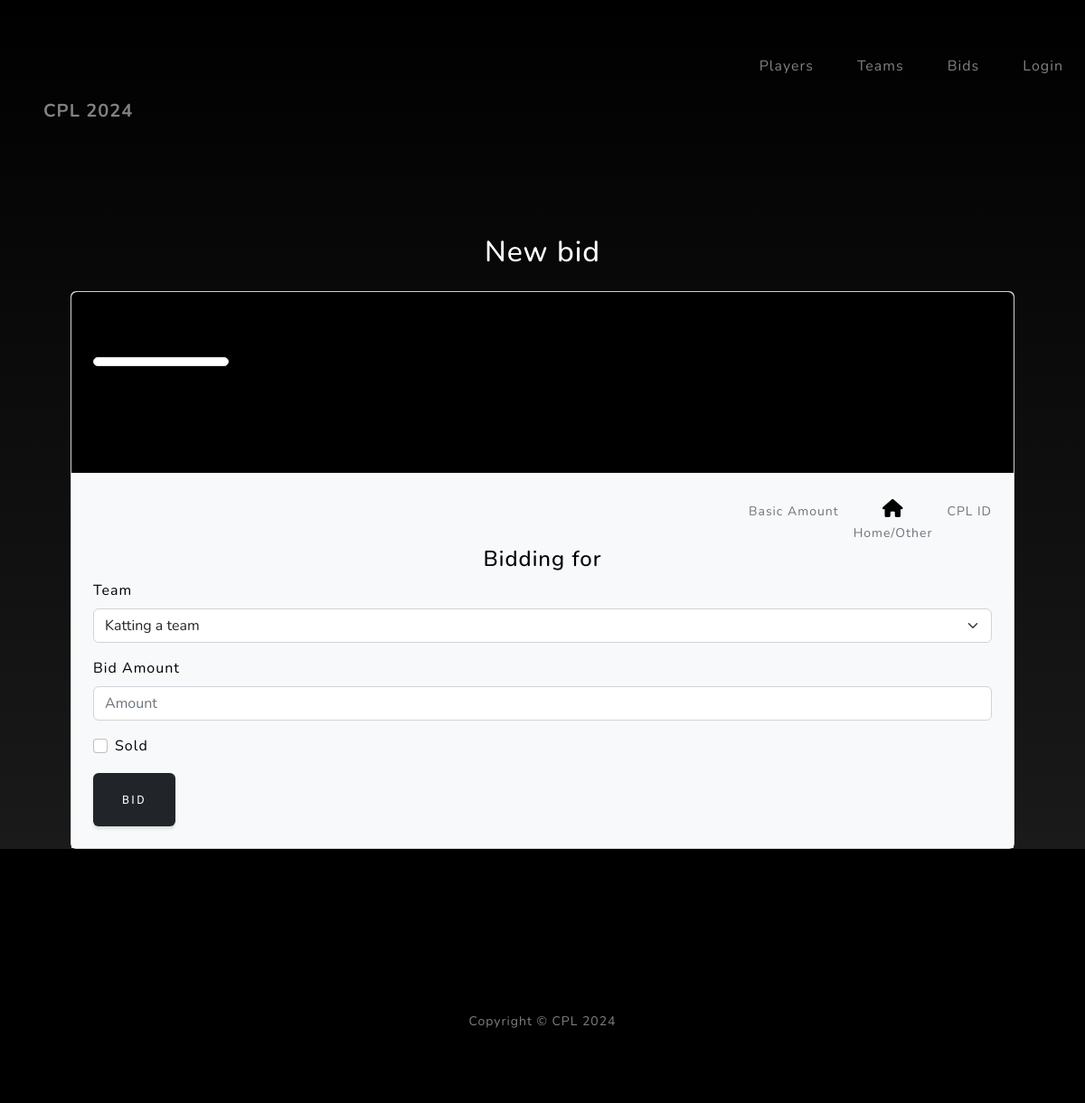
Page /players/1/bid on the earlier database version.
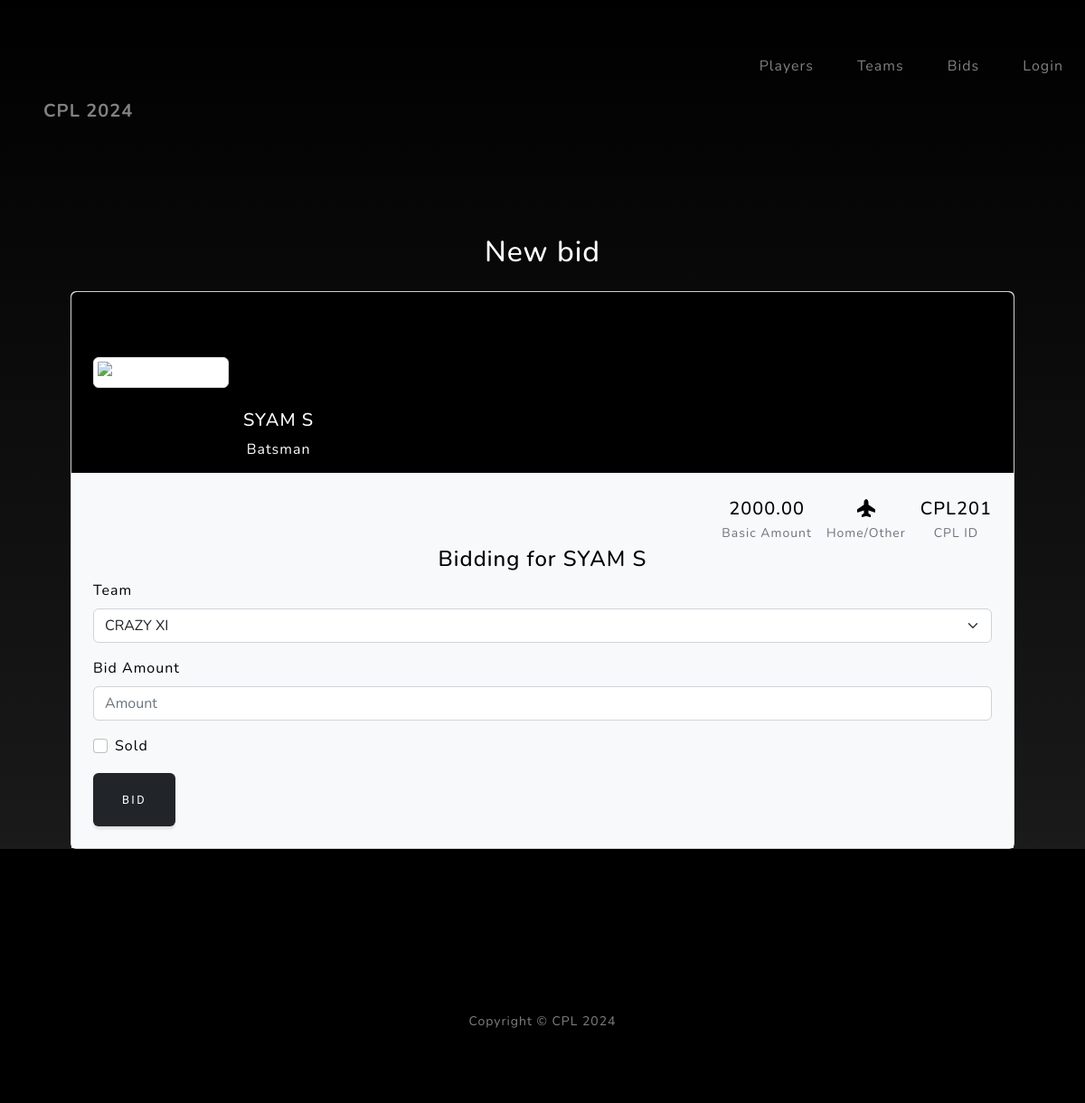
Same page on the later database version.
### cpl_backend/models.py (models this page shows, shortened)
class Player(models.Model):
    class Meta:
        db_table = "players"
    cpl_id = models.CharField(unique=True, max_length=100)
    name = models.CharField(max_length=100)
    type = models.CharField(choices=PLAYER_CHOICES, max_length=100)
    card = models.FileField(upload_to="players/card",  null=True, blank=True)
    photo = models.FileField(upload_to="players/photo", null=True, blank=True)
    basic_amount = models.DecimalField(default=0, decimal_places=2, max_digits=10)
    is_external = models.BooleanField()
    is_sold = models.BooleanField()
    created_at = models.DateField(auto_now=True)

### cpl_backend/views.py (the view)
# urls.py: path('players/<int:id>/bid', views.add_new_bid, name="bids"),
def add_new_bid(request, id):
    try:
        player = Player.objects.filter(id=id).first()
        teams = Team.objects.all()
    except Exception as e:
        messages.error(request, f'An error occurred: {str(e)}')
    context = {
        "player": player,
        "teams": teams,
        "title": "New bid",
        "MEDIA_URL": settings.MEDIA_URL,
        "SITE_INFO": constants.SITE_INFO
        }
    return render(request, "pages/bids.html", context)

### cpl_backend/templates/pages/bids.html (shortened to what this page needs)
{% extends "pages/base.html" %}
{% block content %}
          <div class="card">
            <div class="rounded-top text-white d-flex flex-row" style="background-color: #000; height:200px;">
              <div class="ms-4 mt-5 d-flex flex-column" style="width: 150px;">
                <img src="{{MEDIA_URL}}{{ player.photo }}"
                  alt="{{ player.name }}" class="img-fluid img-thumbnail mt-4 mb-2"
                  style="width: 150px; z-index: 1">
              </div>
              <div class="ms-3" style="margin-top: 130px;">
                <h5>{{ player.name }}</h5>
                <p>{{ player.get_type_display }}</p>
              </div>
            </div>
            <div class="p-4 text-black" style="background-color: #f8f9fa;">
              <div class="d-flex justify-content-end text-center py-1">
                <div>
                  <p class="mb-1 h5">{{ player.basic_amount}}</p>
                  <p class="small text-muted mb-0">Basic Amount</p>
                </div>
                <div class="px-3">
                  <p class="mb-1 h5">
                    {% if player.is_external %}
                        <i class="fa-solid fa-plane-up"></i>
                    {% else %}
                        <i class="fa-solid fa-house"></i>
                    {% endif %}
                  </p>
                  <p class="small text-muted mb-0">Home/Other</p>
                </div>
                <div>
                  <p class="mb-1 h5">{{ player.cpl_id }}</p>
                  <p class="small text-muted mb-0">CPL ID</p>
                </div>
              </div>
              <h4>Bidding for {{ player.name }}</h4>
                <form class="row g-3" style="text-align: left;" method="POST" action="{% url 'save_bid' %}">
                  <div class="col-12">
                    <label for="team" class="form-label">Team</label>
                    <select required class="form-select" id="team" name="team" aria-label="Default select example">
                      {% for team in teams %}
                      <option value="{{ team.id }}">{{ team.name }}</option>
                      {% endfor %}
                    </select>
                  </div>
                  <div class="col-12">
                    <label for="amount" class="form-label">Bid Amount</label>
                    <input required type="text" name="amount" class="form-control" id="amount" placeholder="Amount">
                  </div>
                  <div class="col-12">
                    <div class="form-check">
                      <label class="form-check-label" for="gridCheck">Sold</label>
                      <input class="form-check-input" name="is_sold" type="checkbox" id="gridCheck">
                    </div>
                  </div>
                  <div class="col-12">
                    <button type="submit" class="btn btn-dark">Bid</button>
                  </div>
                </form>
            </div>
          </div>
{% endblock %}

Differences in the rows shown:
added Player: name "SYAM S", type "Batsman", basic_amount "2000.00", cpl_id "CPL201"
Other differences:
form field team: "Katting a team" → "CRAZY XI"
